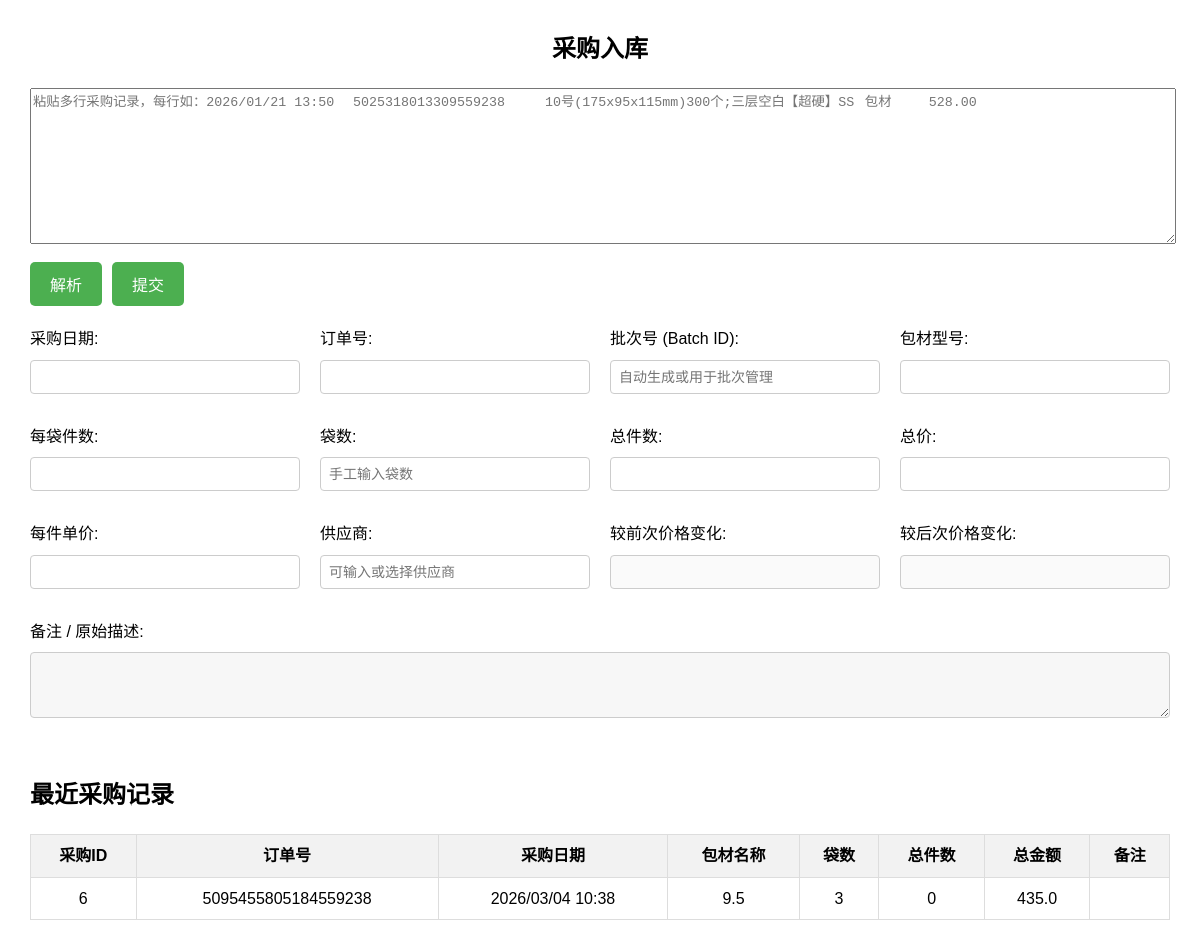
Before: /purchase/ with the older database file.
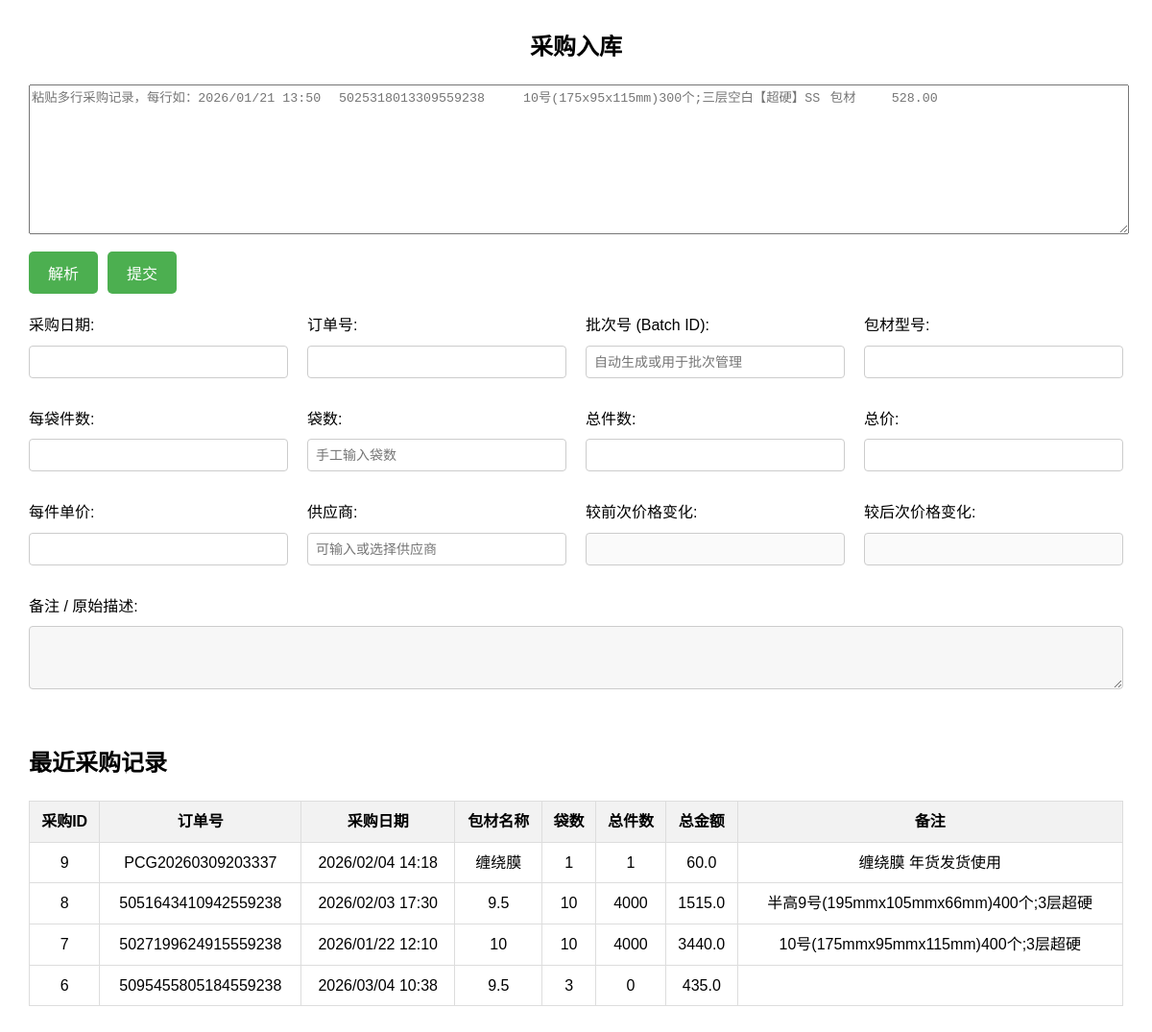
After: the same page with the newer database file.
### tables this page shows
CREATE TABLE purchase_record (
    purchase_id INTEGER PRIMARY KEY AUTOINCREMENT,
    order_id TEXT UNIQUE,                 -- 订单号
    purchase_date TEXT,                    -- 采购日期
    pack_item_id INTEGER,                  -- 包材ID，关联pack_item表
    supplier_name TEXT,                    -- 供应商名称
    bag_count INTEGER,                     -- 袋数
    total_quantity INTEGER,                -- 总件数
    total_amount REAL,                     -- 总金额
    batch_id TEXT,                         -- 批次号
    notes TEXT,                            -- 备注
    FOREIGN KEY (pack_item_id) REFERENCES pack_item(pack_item_id)
);

### purchase/routes.py (the view)
@purchase_bp.route('/')
def purchase():
    print("进入 /purchase/ 路由")
    conn = get_db_connection()
    try:
        rows = conn.execute("""
            SELECT pr.purchase_id,
                   pr.order_id,
                   pr.purchase_date,
                   COALESCE(pi.name, '') AS pack_item_name,
                   pr.bag_count,
                   pr.total_quantity AS total_qty,
                   pr.total_amount,
                   pr.batch_id,
                   pr.supplier_name,
                   pr.notes
            FROM purchase_record pr
            LEFT JOIN pack_item pi ON pr.pack_item_id = pi.pack_item_id
            ORDER BY pr.purchase_id DESC
            LIMIT 50
        """).fetchall()
    finally:
        conn.close()
    return render_template('purchase.html', rows=rows)

### purchase/routes.py (called while the page is built)
def get_db_connection():
    conn = sqlite3.connect(DB_FILE)
    conn.row_factory = sqlite3.Row
    return conn

### templates/purchase.html (shortened to what this page needs)
<!DOCTYPE html>
<html lang="zh-CN">
<head>
</head>
<body>
<h1>采购入库</h1>
<textarea id="input_data" rows="10" placeholder="粘贴多行采购记录，每行如：2026/01/21 13:50	5025318013309559238	10号(175x95x115mm)300个;三层空白【超硬】SS	包材	528.00"></textarea>
<div class="action-buttons">
    <button id="parse_btn">解析</button>
    <button id="submit_btn" type="button">提交</button>
</div>
<div id="parsed_data">
    <div>
        <label for="purchase_date">采购日期:</label>
        <input type="text" id="purchase_date" >
    </div>
    <div>
        <label for="order_id">订单号:</label>
        <input type="text" id="order_id" >
    </div>
    <div>
        <label for="batch_id">批次号 (Batch ID):</label>
        <input type="text" id="batch_id" placeholder="自动生成或用于批次管理">
    </div>
    <div>
        <label for="pack_item_name">包材型号:</label>
        <input type="text" id="pack_item_name" >
    </div>
    <div>
        <label for="per_bag_quantity">每袋件数:</label>
        <input type="text" id="per_bag_quantity" >
    </div>
    <div>
        <label for="bag_count">袋数:</label>
        <input type="number" id="bag_count" min="0" step="1" placeholder="手工输入袋数">
    </div>
    <div>
        <label for="total_quantity">总件数:</label>
        <input type="text" id="total_quantity" >
    </div>
    <div>
        <label for="total_amount">总价:</label>
        <input type="text" id="total_amount" >
    </div>
    <div>
        <label for="unit_price">每件单价:</label>
        <input type="text" id="unit_price" >
    </div>
    <div>
        <label for="supplier_name">供应商:</label>
        <input type="text" id="supplier_name" list="supplier_list" placeholder="可输入或选择供应商">
    </div>
    <div>
        <label for="prev_price_change">较前次价格变化:</label>
        <input type="text" id="prev_price_change" disabled>
    </div>
    <div>
        <label for="next_price_change">较后次价格变化:</label>
        <input type="text" id="next_price_change" disabled>
    </div>
    <div class="full-width">
        <label for="notes">备注 / 原始描述:</label>
        <textarea id="notes" rows="3" class="readonly-note" ></textarea>
    </div>
</div>
<div class="table-container">
<h2>最近采购记录</h2>
<table>
<thead>
<tr>
<th>采购ID</th>
<th>订单号</th>
<th>采购日期</th>
<th>包材名称</th>
<th>袋数</th>
<th>总件数</th>
<th>总金额</th>
<th>备注</th>
</tr>
</thead>
<tbody>
{% for row in rows %}
<tr>
<td>{{ row['purchase_id'] }}</td>
<td>{{ row['order_id'] }}</td>
<td>{{ row['purchase_date'] }}</td>
<td>{{ row['pack_item_name'] }}</td>
<td>{{ row['bag_count'] }}</td>
<td>{{ row['total_qty'] }}</td>
<td>{{ row['total_amount'] }}</td>
<td>{{ row['notes'] }}</td>
</tr>
{% endfor %}
</tbody>
</table>
</div>
</body>
</html>

### templates/purchase.html (style rules this page uses)
body { font-family: "Microsoft YaHei", Arial, sans-serif; margin:30px; line-height:1.6; }
h1 { font-size:24px; margin-bottom:20px; text-align:center; }
textarea { width:100%; font-family: monospace; margin-bottom:10px; }
.table-container { overflow:auto; max-height:400px; margin-top:20px; }
label { display: block; margin-bottom: 8px; }
#parsed_data { display: grid; grid-template-columns: repeat(4, 1fr); gap: 20px; margin-top: 20px; }
#parsed_data input, #parsed_data select, #parsed_data textarea { width: 100%; padding: 8px; font-size: 14px; margin-bottom: 10px; border: 1px solid #ccc; border-radius: 4px; box-sizing: border-box; }
.full-width { grid-column: 1 / -1; }
.readonly-note { background-color: #f7f7f7; }
.action-buttons { display: flex; gap: 10px; align-items: center; }
.action-buttons button { margin-top: 0; }
button { margin-top: 10px; padding: 10px 20px; font-size: 16px; cursor: pointer; background-color: #4CAF50; color: white; border: none; border-radius: 5px; }
table { width: 100%; border-collapse: collapse; margin-top: 20px; }
table th, table td { border: 1px solid #ddd; padding: 8px; text-align: center; }
table th { background-color: #f2f2f2; }

Changed rows visible on the page:
added purchase_record: purchase_id "9", order_id "PCG20260309203337", purchase_date "2026/02/04 14:18", pack_item_name "缠绕膜", bag_count "1", total_qty "1", total_amount "60.0", notes "缠绕膜 年货发货使用"
added purchase_record: purchase_id "8", order_id "5051643410942559238", purchase_date "2026/02/03 17:30", pack_item_name "9.5", bag_count "10", total_qty "4000", total_amount "1515.0", notes "半高9号(195mmx105mmx66mm)400个;3层超硬"
added purchase_record: purchase_id "7", order_id "5027199624915559238", purchase_date "2026/01/22 12:10", pack_item_name "10", bag_count "10", total_qty "4000", total_amount "3440.0", notes "10号(175mmx95mmx115mm)400个;3层超硬"
